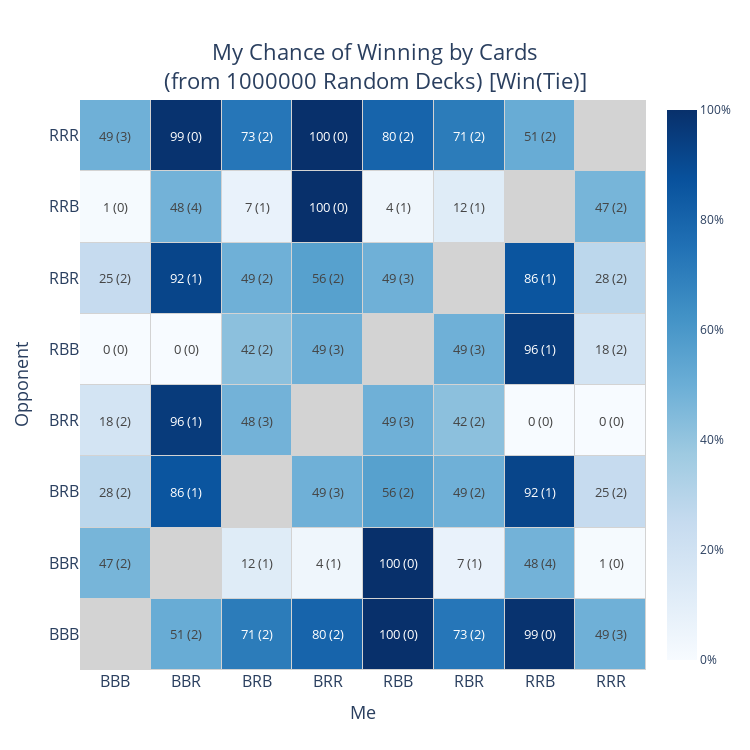
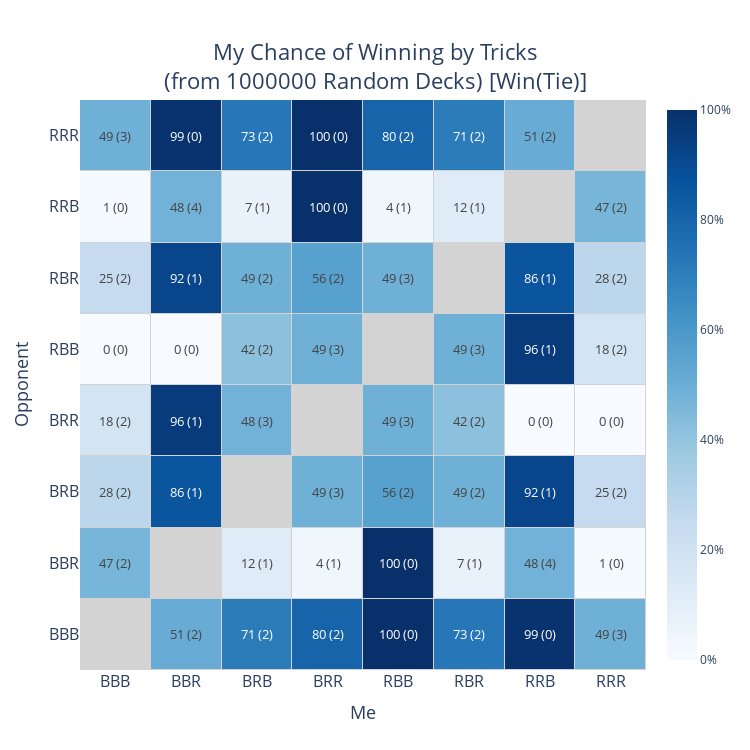

Write notebook code for charts like these, in order.
### Code cell
get_heatmaps('html')

### Figure 1 — Plotly figure (JSON) as saved in the notebook; plotly's stock layout.template omitted (floating-point values rounded to 4 significant figures)
{"data": [{"colorbar": {"ticksuffix": "%"}, "colorscale": [[0, "rgb(247,251,255)"], [0.125, "rgb(222,235,247)"], [0.25, "rgb(198,219,239)"], [0.375, "rgb(158,202,225)"], [0.5, "rgb(107,174,214)"], [0.625, "rgb(66,146,198)"], [0.75, "rgb(33,113,181)"], [0.875, "rgb(8,81,156)"], [1, "rgb(8,48,107)"]], "hovertemplate": "Me: %{x}<br />Opponent: %{y}", "name": "", "text": [["49 (3)", "99 (0)", "73 (2)", "100 (0)", "80 (2)", "71 (2)", "51 (2)", ""], ["1 (0)", "48 (4)", "7 (1)", "100 (0)", "4 (1)", "12 (1)", "", "47 (2)"], ["25 (2)", "92 (1)", "49 (2)", "56 (2)", "49 (3)", "", "86 (1)", "28 (2)"], ["0 (0)", "0 (0)", "42 (2)", "49 (3)", "", "49 (3)", "96 (1)", "18 (2)"], ["18 (2)", "96 (1)", "48 (3)", "", "49 (3)", "42 (2)", "0 (0)", "0 (0)"], ["28 (2)", "86 (1)", "", "49 (3)", "56 (2)", "49 (2)", "92 (1)", "25 (2)"], ["47 (2)", "", "12 (1)", "4 (1)", "100 (0)", "7 (1)", "48 (4)", "1 (0)"], ["", "51 (2)", "71 (2)", "80 (2)", "100 (0)", "73 (2)", "99 (0)", "49 (3)"]], "textfont": {"size": 13}, "texttemplate": "%{text}", "type": "heatmap", "x": ["BBB", "BBR", "BRB", "BRR", "RBB", "RBR", "RRB", "RRR"], "xgap": 1, "y": ["RRR", "RRB", "RBR", "RBB", "BRR", "BRB", "BBR", "BBB"], "ygap": 1, "z": [[49, 99, 73, 100, 80, 71, 51, null], [1, 48, 7, 100, 4, 12, null, 47], [25, 92, 49, 56, 49, null, 86, 28], [0, 0, 42, 49, null, 49, 96, 18], [18, 96, 48, null, 49, 42, 0, 0], [28, 86, null, 49, 56, 49, 92, 25], [47, null, 12, 4, 100, 7, 48, 1], [null, 51, 71, 80, 100, 73, 99, 49]], "zmax": 100, "zmin": 0}], "layout": {"height": 750, "plot_bgcolor": "lightgray", "title": {"font": {"size": 22}, "text": "My Chance of Winning by Cards<br />(from 1000000 Random Decks) [Win(Tie)]", "x": 0.5, "y": 0.92}, "width": 750, "xaxis": {"showgrid": false, "tickfont": {"size": 16}, "title": {"font": {"size": 18}, "text": "Me"}}, "yaxis": {"autorange": "reversed", "showgrid": false, "tickfont": {"size": 16}, "title": {"font": {"size": 18}, "text": "Opponent"}}}}

### Figure 2 — Plotly figure (JSON) as saved in the notebook; plotly's stock layout.template omitted (floating-point values rounded to 4 significant figures)
{"data": [{"colorbar": {"ticksuffix": "%"}, "colorscale": [[0, "rgb(247,251,255)"], [0.125, "rgb(222,235,247)"], [0.25, "rgb(198,219,239)"], [0.375, "rgb(158,202,225)"], [0.5, "rgb(107,174,214)"], [0.625, "rgb(66,146,198)"], [0.75, "rgb(33,113,181)"], [0.875, "rgb(8,81,156)"], [1, "rgb(8,48,107)"]], "hovertemplate": "Me: %{x}<br />Opponent: %{y}", "name": "", "text": [["49 (3)", "99 (0)", "73 (2)", "100 (0)", "80 (2)", "71 (2)", "51 (2)", ""], ["1 (0)", "48 (4)", "7 (1)", "100 (0)", "4 (1)", "12 (1)", "", "47 (2)"], ["25 (2)", "92 (1)", "49 (2)", "56 (2)", "49 (3)", "", "86 (1)", "28 (2)"], ["0 (0)", "0 (0)", "42 (2)", "49 (3)", "", "49 (3)", "96 (1)", "18 (2)"], ["18 (2)", "96 (1)", "48 (3)", "", "49 (3)", "42 (2)", "0 (0)", "0 (0)"], ["28 (2)", "86 (1)", "", "49 (3)", "56 (2)", "49 (2)", "92 (1)", "25 (2)"], ["47 (2)", "", "12 (1)", "4 (1)", "100 (0)", "7 (1)", "48 (4)", "1 (0)"], ["", "51 (2)", "71 (2)", "80 (2)", "100 (0)", "73 (2)", "99 (0)", "49 (3)"]], "textfont": {"size": 13}, "texttemplate": "%{text}", "type": "heatmap", "x": ["BBB", "BBR", "BRB", "BRR", "RBB", "RBR", "RRB", "RRR"], "xgap": 1, "y": ["RRR", "RRB", "RBR", "RBB", "BRR", "BRB", "BBR", "BBB"], "ygap": 1, "z": [[49, 99, 73, 100, 80, 71, 51, null], [1, 48, 7, 100, 4, 12, null, 47], [25, 92, 49, 56, 49, null, 86, 28], [0, 0, 42, 49, null, 49, 96, 18], [18, 96, 48, null, 49, 42, 0, 0], [28, 86, null, 49, 56, 49, 92, 25], [47, null, 12, 4, 100, 7, 48, 1], [null, 51, 71, 80, 100, 73, 99, 49]], "zmax": 100, "zmin": 0}], "layout": {"height": 750, "plot_bgcolor": "lightgray", "title": {"font": {"size": 22}, "text": "My Chance of Winning by Tricks<br />(from 1000000 Random Decks) [Win(Tie)]", "x": 0.5, "y": 0.92}, "width": 750, "xaxis": {"showgrid": false, "tickfont": {"size": 16}, "title": {"font": {"size": 18}, "text": "Me"}}, "yaxis": {"autorange": "reversed", "showgrid": false, "tickfont": {"size": 16}, "title": {"font": {"size": 18}, "text": "Opponent"}}}}
